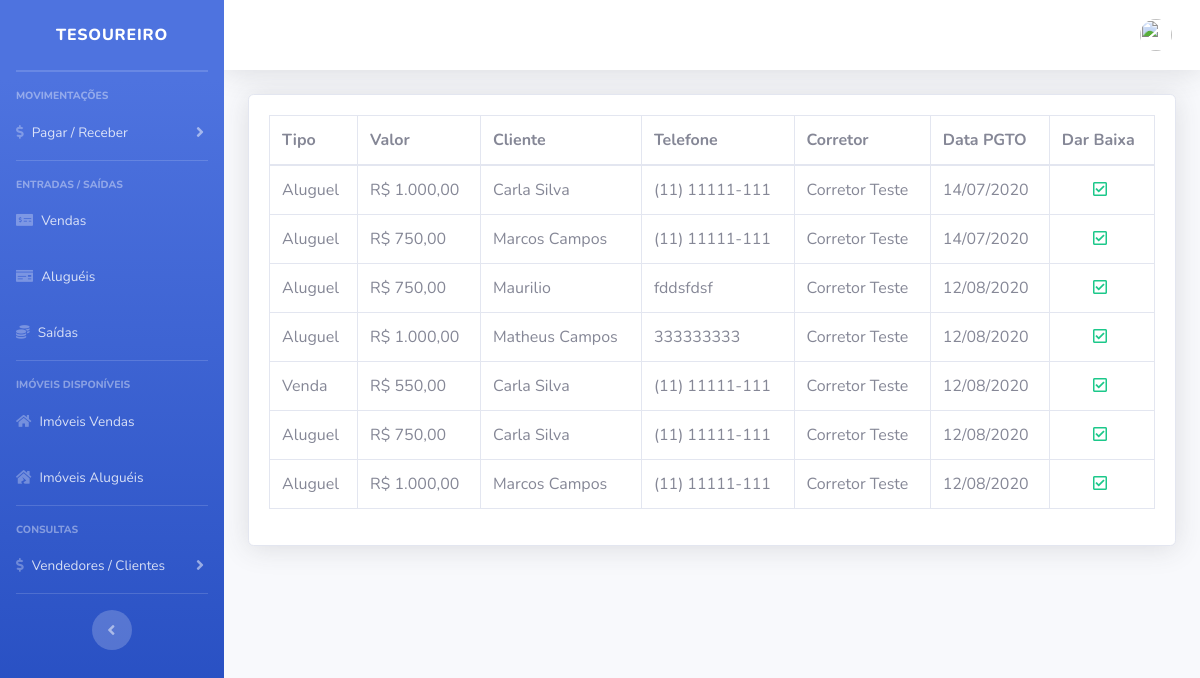
The app's page /imobiliaria/sistema/painel-tesouraria/index.php?pag=receber, older data.
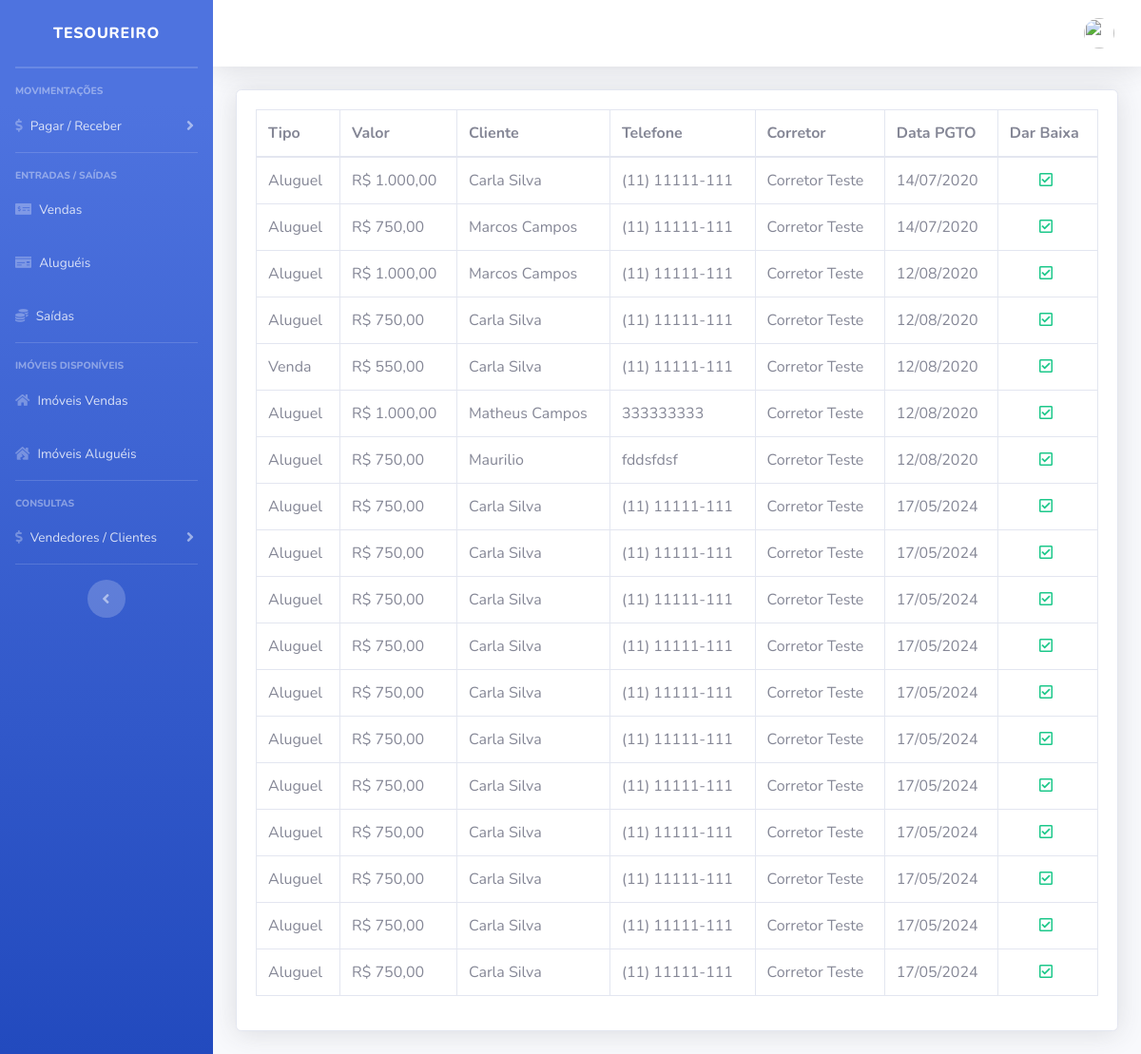
The same page, newer data.
### tables this page shows
CREATE TABLE `contas_receber` (
  `id` int(11) NOT NULL,
  `valor` decimal(10,2) NOT NULL,
  `titulo` varchar(30) NOT NULL,
  `descricao` varchar(30) NOT NULL,
  `tipo` varchar(15) NOT NULL,
  `corretor` varchar(20) NOT NULL,
  `data` date NOT NULL,
  `pago` varchar(5) NOT NULL,
  `cliente` varchar(20) NOT NULL
);

CREATE TABLE `compradores` (
  `id` int(11) NOT NULL,
  `nome` varchar(50) NOT NULL,
  `tipo_pessoa` varchar(20) NOT NULL,
  `doc` varchar(25) NOT NULL,
  `telefone` varchar(15) NOT NULL,
  `endereco` varchar(100) NOT NULL,
  `corretor` varchar(20) NOT NULL
);

CREATE TABLE `corretores` (
  `id` int(11) NOT NULL,
  `nome` varchar(50) NOT NULL,
  `cpf` varchar(20) NOT NULL,
  `telefone` varchar(15) NOT NULL,
  `email` varchar(50) NOT NULL,
  `endereco` varchar(100) NOT NULL,
  `foto` varchar(100) NOT NULL,
  `descricao` varchar(90) DEFAULT NULL,
  `twitter` varchar(150) DEFAULT NULL,
  `facebook` varchar(150) DEFAULT NULL,
  `corretor` tinyint(1) DEFAULT NULL,
  `creci` varchar(15) DEFAULT NULL
);

### imobiliaria/sistema/painel-tesouraria/receber.php (the view, shortened to what this page needs)
<?php
include_once("../../conexao.php");
$pag = "receber";
$dataHoje = Date('Y-m-d');
?>
<div class="card shadow mb-4">
    <div class="card-body">
        <div class="table-responsive">
            <table class="table table-bordered" id="dataTable" width="100%" cellspacing="0">
                <thead>
                    <tr>
                        <th>Tipo</th>
                        <th>Valor</th>
                        <th>Cliente</th>
                        <th>Telefone</th>
                        <th>Corretor</th>
                        <th>Data PGTO</th>
                        <th>Dar Baixa</th>
                    </tr>
                </thead>
                <tbody>
                     <?php
                  $query = $pdo->query("SELECT * FROM contas_receber where pago = 'Não' order by data asc ");
                  $res = $query->fetchAll(PDO::FETCH_ASSOC);
                  for ($i=0; $i < count($res); $i++) {
                      $id = $res[$i]['id'];
                      $tipo = $res[$i]['tipo'];
                      $valor = $res[$i]['valor'];
                      $cliente = $res[$i]['cliente'];
                      $dataPgto = $res[$i]['data'];
                      $corretor = $res[$i]['corretor'];
                      $dataPgto = implode('/', array_reverse(explode('-', $dataPgto)));
                      $valor = number_format($valor, 2, ',', '.');
                      $res_2 = $pdo->query("SELECT * FROM compradores where doc = '" . $cliente . "' ");
                    $dados_2 = $res_2->fetchAll(PDO::FETCH_ASSOC);
                    @$nomeCliente = $dados_2[0]['nome'];
                    @$telefoneCliente = $dados_2[0]['telefone'];
                     $res_2 = $pdo->query("SELECT * FROM corretores where cpf = '" . $corretor . "' ");
                    $dados_2 = $res_2->fetchAll(PDO::FETCH_ASSOC);
                    @$nomeCorretor = $dados_2[0]['nome'];
                     if (@$minhaData > @$dataHoje) {
                                    $classe = "text-danger";
                                } else {
                                    $classe = "text-success";
                       }
                      ?>
                    <tr>
                        <td><?php echo $tipo ?></td>
                        <td>R$ <?php echo $valor ?></td>
                        <td><?php echo $nomeCliente ?></td>
                        <td><?php echo $telefoneCliente ?></td>
                        <td><?php echo $nomeCorretor ?></td>
                        <td><?php echo $dataPgto ?></td>
                        <td align="center">
                           <a href="index.php?pag=<?php echo $pag ?>&funcao=baixa&id=<?php echo $id ?>&valor=<?php echo $valor ?>" class='<?php echo $classe ?> mr-1' title='Dar Baixa'><i class='far fa-check-square'></i></a>
                        </td>
                    </tr>
                   <?php } ?>
                </tbody>
            </table>
        </div>
    </div>
</div>

Row changes from the older to the newer data that the page shows:
shown differently, row unchanged: contas_receber (number 3 of 18 on the later page): moves up the list
shown differently, row unchanged: contas_receber (number 4 of 18 on the later page): moves up the list
shown differently, row unchanged: contas_receber "Venda": moves down the list
shown differently, row unchanged: contas_receber "Matheus Campos": moves down the list
added contas_receber: tipo "Aluguel", valor "750,00", compradores.nome "Carla Silva", compradores.telefone "(11) 11111-111", corretores.nome "Corretor Teste", data "17/05/2024"
added contas_receber: tipo "Aluguel", valor "750,00", compradores.nome "Carla Silva", compradores.telefone "(11) 11111-111", corretores.nome "Corretor Teste", data "17/05/2024"
added contas_receber: tipo "Aluguel", valor "750,00", compradores.nome "Carla Silva", compradores.telefone "(11) 11111-111", corretores.nome "Corretor Teste", data "17/05/2024"
added contas_receber: tipo "Aluguel", valor "750,00", compradores.nome "Carla Silva", compradores.telefone "(11) 11111-111", corretores.nome "Corretor Teste", data "17/05/2024"
added contas_receber: tipo "Aluguel", valor "750,00", compradores.nome "Carla Silva", compradores.telefone "(11) 11111-111", corretores.nome "Corretor Teste", data "17/05/2024"
added contas_receber: tipo "Aluguel", valor "750,00", compradores.nome "Carla Silva", compradores.telefone "(11) 11111-111", corretores.nome "Corretor Teste", data "17/05/2024"
added contas_receber: tipo "Aluguel", valor "750,00", compradores.nome "Carla Silva", compradores.telefone "(11) 11111-111", corretores.nome "Corretor Teste", data "17/05/2024"
added contas_receber: tipo "Aluguel", valor "750,00", compradores.nome "Carla Silva", compradores.telefone "(11) 11111-111", corretores.nome "Corretor Teste", data "17/05/2024"
added contas_receber: tipo "Aluguel", valor "750,00", compradores.nome "Carla Silva", compradores.telefone "(11) 11111-111", corretores.nome "Corretor Teste", data "17/05/2024"
added contas_receber: tipo "Aluguel", valor "750,00", compradores.nome "Carla Silva", compradores.telefone "(11) 11111-111", corretores.nome "Corretor Teste", data "17/05/2024"
added contas_receber: tipo "Aluguel", valor "750,00", compradores.nome "Carla Silva", compradores.telefone "(11) 11111-111", corretores.nome "Corretor Teste", data "17/05/2024"
